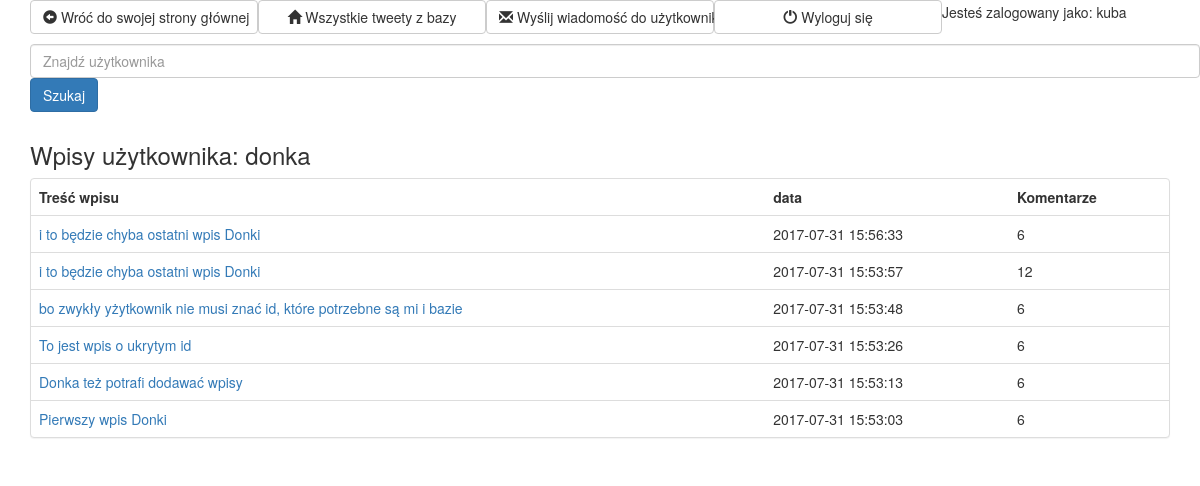
Screenshot of /profiles/user_profile.php?id=2 (signed in) with the database file from the repository.
### tables this page shows
CREATE TABLE `Users` (
  `id` int(11) NOT NULL AUTO_INCREMENT,
  `email` varchar(255) NOT NULL,
  `username` varchar(255) NOT NULL,
  `hash_pass` varchar(60) NOT NULL,
  PRIMARY KEY (`id`),
  UNIQUE KEY `email` (`email`),
  UNIQUE KEY `username` (`username`)
);

CREATE TABLE `Tweets` (
  `id` int(11) NOT NULL AUTO_INCREMENT,
  `user_id` int(11) NOT NULL,
  `text` text NOT NULL,
  `date` datetime DEFAULT CURRENT_TIMESTAMP,
  `username` varchar(255) NOT NULL,
  PRIMARY KEY (`id`),
  KEY `user_id` (`user_id`),
  CONSTRAINT `Tweets_ibfk_1` FOREIGN KEY (`user_id`) REFERENCES `Users` (`id`)
);

### src/User.php (called while the page is built, shortened)
<?php
class User {
    private $username;
    public function __construct() {
        $this->username = '';
    }
    public function getUsername() {
        return $this->username;
    }
    static public function loadUserById(PDO $conn, $id) {
        $stmt = $conn->prepare('SELECT * FROM Users WHERE id=:id');
        $result = $stmt->execute(['id' => $id]);
        if ($result === true && $stmt->rowCount() > 0) {
            $row = $stmt->fetch(PDO::FETCH_ASSOC);
            $loadedUser = new User();
            $loadedUser->id = $row['id'];
            $loadedUser->username = $row['username'];
            $loadedUser->hashPass = $row['hash_pass'];
            $loadedUser->email = $row['email'];
            return $loadedUser;
        }
        return null;
    }
}

### src/Tweet.php (called while the page is built, shortened)
<?php
class Tweet {
    private $id;
    private $text;
    private $creationDate;
    public function __construct() {
        $this->id = -1;
        $this->text = '';
        $this->creationDate = date("d-m-Y H:i:s");
    }
    public function getId() {
        return $this->id;
    }
    public function getText() {
        return $this->text;
    }
    public function getCreationTime() {
        return $this->creationDate;
    }
    static public function loadTweetsByUserId(PDO $conn, $userId) {
        $ret = [];
        $stmt = $conn->prepare('SELECT * FROM Tweets WHERE user_id=:user_id ORDER BY `date` DESC');
        $stmt->execute(['user_id' => $userId]);
        $result = $stmt->fetchAll(PDO::FETCH_ASSOC);
        if ($result !== false && $stmt->rowCount() > 0) {
            foreach ($result as $row) {
                $loadedTweet = new Tweet();
                $loadedTweet->id = $row['id'];
                $loadedTweet->userId = $row['user_id'];
                $loadedTweet->text = $row['text'];
                $loadedTweet->creationDate = $row['date'];
                $loadedTweet->username = $row['username'];
                $ret[] = $loadedTweet;
            }
            return $ret;
        }
        return null;
    }
}

### src/Comment.php (called while the page is built, shortened)
<?php
class Comment {
    static public function loadCommentsByTweetId(PDO $conn, $tweetId) {
        $ret = [];
        $stmt = $conn->prepare('SELECT * FROM Comments WHERE tweet_id=:tweet_id ORDER BY `date` DESC');
        $stmt->execute(['tweet_id' => $tweetId]);
        $result = $stmt->fetchAll(PDO::FETCH_ASSOC);
        if ($result !== false && $stmt->rowCount() > 0) {
            foreach ($result as $row) {
                $loadedComment = new Comment();
                $loadedComment->id = $row['id'];
                $loadedComment->tweetId = $row['tweet_id'];
                $loadedComment->userId = $row['user_id'];
                $loadedComment->text = $row['text'];
                $loadedComment->creationDate = $row['date'];
                $loadedComment->username = $row['username'];
                $ret[] = $loadedComment;
            }
            return $ret;
        }
        return null;
    }
}

### profiles/other_profile.php (the view, shortened to what this page needs)
<?php
include '../config.php';
include '../src/User.php';
include '../src/Tweet.php';
include '../src/Comment.php';
$otherUserId = $_GET['id'];
$otherUser = User::loadUserById($conn, $otherUserId);
$otherUserTweets = Tweet::loadTweetsByUserId($conn, $otherUserId);
?>
<!doctype html>
<html lang="en">
    <head>
        <link rel="stylesheet" media="screen" href="https://maxcdn.bootstrapcdn.com/bootstrap/3.3.6/css/bootstrap.min.css">
    </head>
    <body>
        <div class="container">
            <div class="btn-group btn-group-justified" role="group" aria-label="...">
                <div class="btn-group" role="group">
                    <a href="user_profile.php"><button type="button" class="btn btn-default"><div class="glyphicon glyphicon-circle-arrow-left"></div> Wróć do swojej strony głównej</button></a>
                </div>
                <div class="btn-group" role="group">
                    <a href="../all_tweets.php"><button type="button" class="btn btn-default"><div class="glyphicon glyphicon-home"></div> Wszystkie tweety z bazy</button></a>
                </div>
                <div class="btn-group" role="group">
                    <a href="../messages/send_message.php?id=<?php echo $otherUserId; ?>"><button type="button" class="btn btn-default"><div class="glyphicon glyphicon-envelope"></div> Wyślij wiadomość do użytkownika: <?php echo $otherUser->getUsername(); ?></button></a>
                </div>
                <div class="btn-group" role="group">
                    <a href="../login.php?logout"><button type="button" class="btn btn-default"><div class="glyphicon glyphicon-off"></div> Wyloguj się</button></a>
                </div>
                <div class="btn-group" role="group">
                    <p>Jesteś zalogowany jako: <?php echo $_SESSION['username']; ?></p>
                </div>
            </div>
        </div>
        <div class="container">
            <div class="btn-group" role="group">
                <p><?php include '../search_form.php'; ?></p>
            </div>
        </div>
        <div class="container">
            <h3>
                Wpisy użytkownika: <?php echo $otherUser->getUsername(); ?>
            </h3>
        </div>
        <div class="container">
            <div class="panel panel-default">
                <table class = "table">
                    <?php
                    if (count($otherUserTweets) > 0) {
                        echo '<tr><th>Treść wpisu</th><th>data</th><th>Komentarze</th></tr>';
                        foreach ($otherUserTweets as $row) {
                            echo '<tr><td><a href="../tweet.php?tweetId=' . $row->getId() . '">' . $row->getText() . "</a></td><td>" . $row->getCreationTime() . "</td><td>" . count(Comment::loadCommentsByTweetId($conn, $row->getId())) . "</td></tr>";
                        }
                    } else {
                        echo "Brak wpisów<br>";
                    }
                    ?>
                </table>
            </div>
        </div>
    </body>
</html>

### rows the page displays
users: username "donka"
tweets: text "i to będzie chyba ostatni wpis Donki", date "2017-07-31 15:56:33", Id "6"
tweets: text "i to będzie chyba ostatni wpis Donki", date "2017-07-31 15:53:57", Id "12"
tweets: text "bo zwykły yżytkownik nie musi znać id, które potrzebne są mi i bazie", date "2017-07-31 15:53:48", Id "6"
tweets: text "To jest wpis o ukrytym id", date "2017-07-31 15:53:26", Id "6"
tweets: text "Donka też potrafi dodawać wpisy", date "2017-07-31 15:53:13", Id "6"
tweets: text "Pierwszy wpis Donki", date "2017-07-31 15:53:03", Id "6"

### other values shown
$_SESSION['username'] "kuba"
